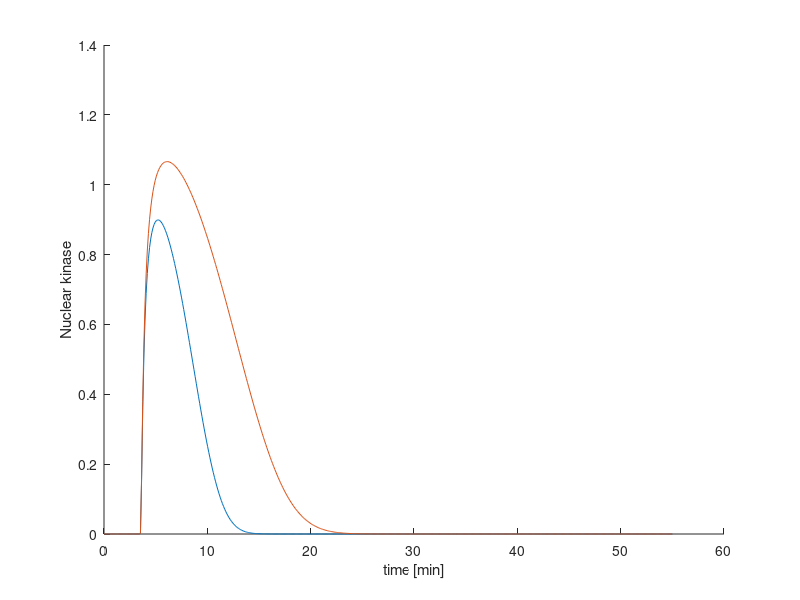

Source code (MATLAB): (Note: this script raises an error after producing the figure.)
%%%%%%%%%%%%%%%%%%%%%%%%%%%%%%%%%%%%%%%%%%%%%%%%%%%%%%%%%%%
% This is a script to generate Figure 1 in the manuscript. 
% For the 0.4M and the 0.2M systems.  
%%%%%%%%%%%%%%%%%%%%%%%%%%%%%%%%%%%%%%%%%%%%%%%%%%%%%%%%%%%
%% Modify the path
addpath('mat_files','solvers','utils')

%% Write the HOG-MAPK nuclear localization equations
load('mat_files/hog_params')
conditions = [0.2,0.4]; 
r2_params = [0.0069,0.0038]; 
t0 = 2.1e2;
times = linspace(0,60*55,500); 
figure(1)
hold on 
for i=1:length(conditions)
    hp.r2 = r2_params(i);
    experiment_signal = @(t) (t>t0).*hp.A.*(((1-exp(-hp.r1.*(t-t0))).* ... 
        exp(-hp.r2*(t-t0)))./(1+(((1-exp(-hp.r1.*(t-t0))).*exp(-hp.r2.*(t-t0)))./hp.M))).^hp.eta;
    signal = experiment_signal(times);
    plot(times/60,signal)
end
xlabel('time [min]')
ylabel('Nuclear kinase')

%% make some plots of the FSP solutions.
% Choose STL1 or CTT1
analysis_type = 'stl1';
switch analysis_type
case 'stl1'
    load('mat_files/stl1_parameters')
case 'ctt1'
    load('mat_files/ctt1_parameters')
end

model.tvec = 60*[ 0 1 2 4 6 8 10 15 20 25 30 35 40 45 50 55];
model.parameters = parameters;
model.experiment.input = experiment_signal;
model.N = 200; % FSP dimension
[p_rna,p_full] = solve_fsp_tv(model);

%% plot FSP solutions . 
figure(2)
for j=1:length(model.tvec)
    subplot(2,8,j)
    hold on
    plot(p_rna(j,1:150),'color','k','linewidth',2)
    title(['t=' num2str(model.tvec(j)/60)])
    xlim([0 150])
    ylim([0 0.1])
end
subplot(2,8,9)
xlabel('# mRNA')
ylabel('probability')
